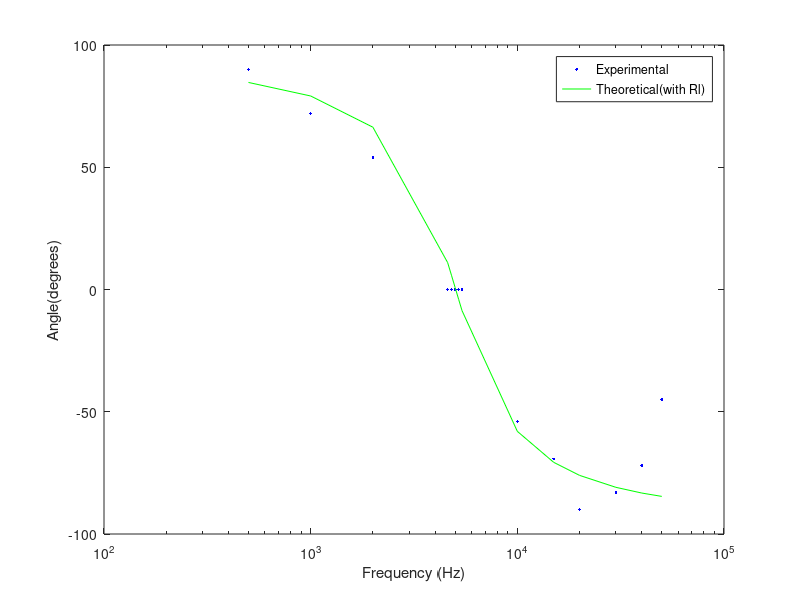

The MATLAB script that drew this image:
f = [500 1000 2000 4600 4800 5000 5200 5400 10000 15000 20000 30000 40000 50000];

dt = [0.0005 0.0002 0.000075 0 0 0 0 0 -0.000015 -0.0000125 -0.0000125 -0.0000075 -0.000005 -0.0000025];

T = [0.002 0.001 0.0005 0.0002125 0.0002125 0.0002125 0.0002125 0.0002125 0.0001 0.000065 0.00005 0.0000325 0.000025 0.00002];

fi = dt./T.*360;




C = 10^-6;
L = 10^-3;
R = 18;
w = 2 * pi * f;
Rl = 11.3;

% Teoretisk del
XL = -2 * pi * f * L;
XC = -1 ./ (2 * pi * f * C);
TTeori = -1./f;
dtTeori = (-1 ./ (2 * pi * f)) .* atan((XL - XC) / (R + Rl));
fiTeori = dtTeori./TTeori.*360;

semilogx(f, fi, '.b');
hold on;
semilogx(f, fiTeori, '-g')
xlabel('Frequency (Hz)');
ylabel('Angle(degrees)');
legend('Experimental', 'Theoretical(with Rl)');
hold off;